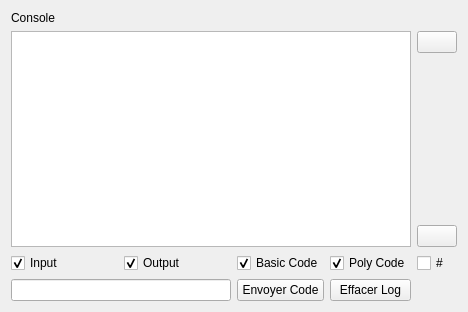
<?xml version="1.0" encoding="UTF-8"?>
<ui version="4.0">
 <class>Console</class>
 <widget class="QWidget" name="Console">
  <property name="geometry">
   <rect>
    <x>0</x>
    <y>0</y>
    <width>468</width>
    <height>312</height>
   </rect>
  </property>
  <property name="windowTitle">
   <string>Console</string>
  </property>
  <property name="autoFillBackground">
   <bool>true</bool>
  </property>
  <layout class="QGridLayout" name="gridLayout">
   <item row="3" column="3">
    <widget class="QPushButton" name="scrollToBot">
     <property name="text">
      <string/>
     </property>
     <property name="icon">
      <iconset resource="../ressources.qrc">
       <normaloff>:/img/img/to-bottom-red.png</normaloff>:/img/img/to-bottom-red.png</iconset>
     </property>
    </widget>
   </item>
   <item row="5" column="0">
    <widget class="QLineEdit" name="inputCode"/>
   </item>
   <item row="5" column="1">
    <widget class="QPushButton" name="sendCodeButton">
     <property name="text">
      <string>Envoyer Code</string>
     </property>
     <property name="icon">
      <iconset resource="../ressources.qrc">
       <normaloff>:/img/img/validate.png</normaloff>:/img/img/validate.png</iconset>
     </property>
    </widget>
   </item>
   <item row="1" column="0" rowspan="3" colspan="3">
    <widget class="QTextEdit" name="displaySerial"/>
   </item>
   <item row="1" column="3">
    <widget class="QPushButton" name="scrollToTop">
     <property name="text">
      <string/>
     </property>
     <property name="icon">
      <iconset resource="../ressources.qrc">
       <normaloff>:/img/img/to-top-green.png</normaloff>:/img/img/to-top-green.png</iconset>
     </property>
    </widget>
   </item>
   <item row="5" column="2">
    <widget class="QPushButton" name="clearLog">
     <property name="text">
      <string>Effacer Log</string>
     </property>
     <property name="icon">
      <iconset resource="../ressources.qrc">
       <normaloff>:/img/img/skin.png</normaloff>:/img/img/skin.png</iconset>
     </property>
    </widget>
   </item>
   <item row="2" column="3">
    <spacer name="verticalSpacer">
     <property name="orientation">
      <enum>Qt::Vertical</enum>
     </property>
     <property name="sizeHint" stdset="0">
      <size>
       <width>20</width>
       <height>40</height>
      </size>
     </property>
    </spacer>
   </item>
   <item row="0" column="0">
    <widget class="QLabel" name="label">
     <property name="text">
      <string>Console</string>
     </property>
    </widget>
   </item>
   <item row="4" column="2">
    <widget class="QCheckBox" name="polyData">
     <property name="text">
      <string>Poly Code</string>
     </property>
     <property name="checked">
      <bool>true</bool>
     </property>
    </widget>
   </item>
   <item row="4" column="0">
    <layout class="QHBoxLayout" name="horizontalLayout">
     <item>
      <widget class="QCheckBox" name="inputCB">
       <property name="text">
        <string>Input</string>
       </property>
       <property name="checked">
        <bool>true</bool>
       </property>
      </widget>
     </item>
     <item>
      <widget class="QCheckBox" name="outputCB">
       <property name="text">
        <string>Output</string>
       </property>
       <property name="checked">
        <bool>true</bool>
       </property>
      </widget>
     </item>
    </layout>
   </item>
   <item row="4" column="1">
    <widget class="QCheckBox" name="basicData">
     <property name="text">
      <string>Basic Code</string>
     </property>
     <property name="checked">
      <bool>true</bool>
     </property>
    </widget>
   </item>
   <item row="4" column="3">
    <widget class="QCheckBox" name="polyCode">
     <property name="text">
      <string>#</string>
     </property>
    </widget>
   </item>
  </layout>
 </widget>
 <resources>
  <include location="../ressources.qrc"/>
 </resources>
 <connections/>
</ui>
